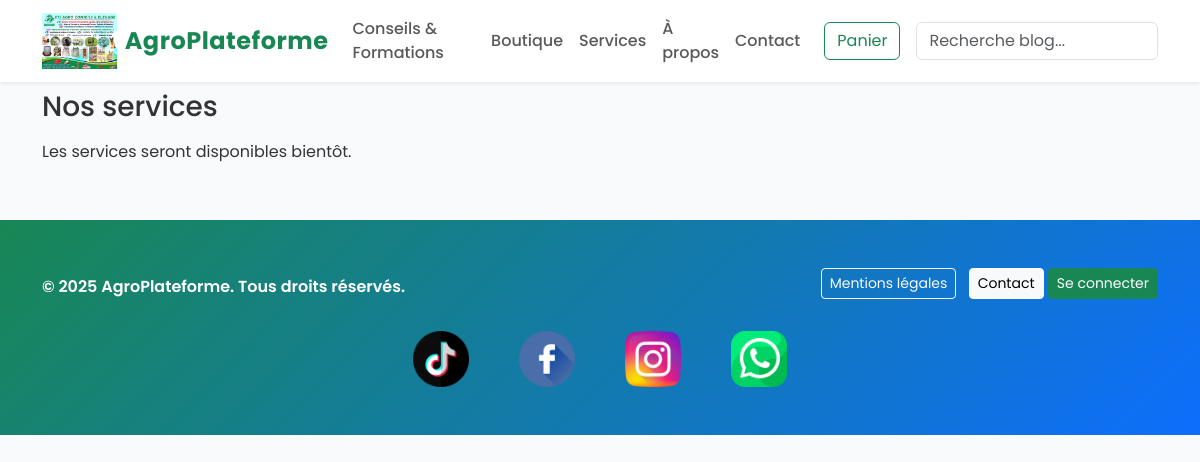
/services/, run on an earlier commit of the app's database.
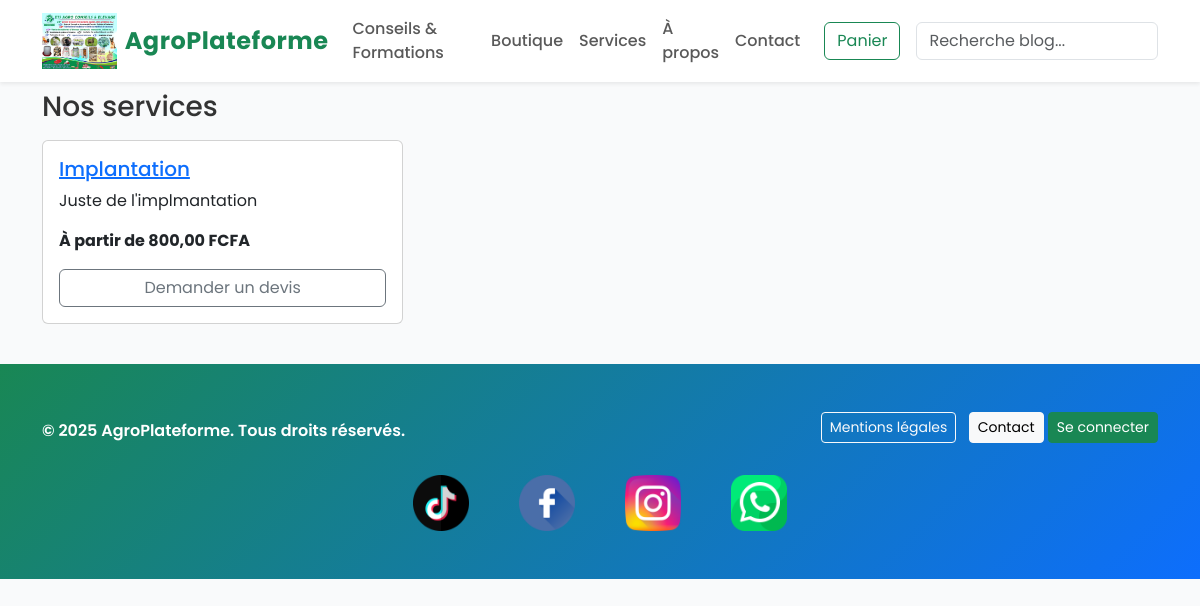
And on a later commit of the database.
### services/models.py (models this page shows, shortened)
class Service(models.Model):
    name = models.CharField(max_length=180)
    slug = models.SlugField(max_length=200, unique=True, blank=True)
    description = models.TextField()
    short_description = models.CharField(max_length=240, blank=True)
    price_from = models.DecimalField(max_digits=12, decimal_places=2, null=True, blank=True)
    image = models.ImageField(upload_to='posts/', null=True, blank=True)
    def get_absolute_url(self):
        return reverse('services:service_detail', args=[self.slug])

### services/views.py (the view)
# urls.py: path('', views.service_list, name='service_list'),
def service_list(request):
    services = Service.objects.all()
    return render(request, 'services/service_list.html', {'services': services})

### services/templates/services/service_list.html (shortened to what this page needs)
{% extends 'base.html' %}
{% block content %}
<h1 class="h3 mb-3">Nos services</h1>
<div class="row g-3">
  {% for s in services %}
  <div class="col-md-4">
    <div class="card h-100">
      <div class="card-body d-flex flex-column">
        <h5 class="card-title"><a href="{{ s.get_absolute_url }}">{{ s.name }}</a></h5>
        <p class="card-text">{{ s.short_description|default:s.description|truncatechars:140 }}</p>
        {% if s.price_from %}<p class="fw-bold">À partir de {{ s.price_from }} FCFA</p>{% endif %}
        <a href="{{ s.get_absolute_url }}" class="btn btn-outline-secondary mt-auto">Demander un devis</a>
      </div>
    </div>
  </div>
  {% empty %}
  <p>Les services seront disponibles bientôt.</p>
  {% endfor %}
</div>
{% endblock %}

What changed in the data, as far as the page shows it:
added Service: name "Implantation", short_description "Juste de l'implmantation", price_from "800,00"
Also different on the page:
text no longer shown: "Les services seront disponibles bientôt."
